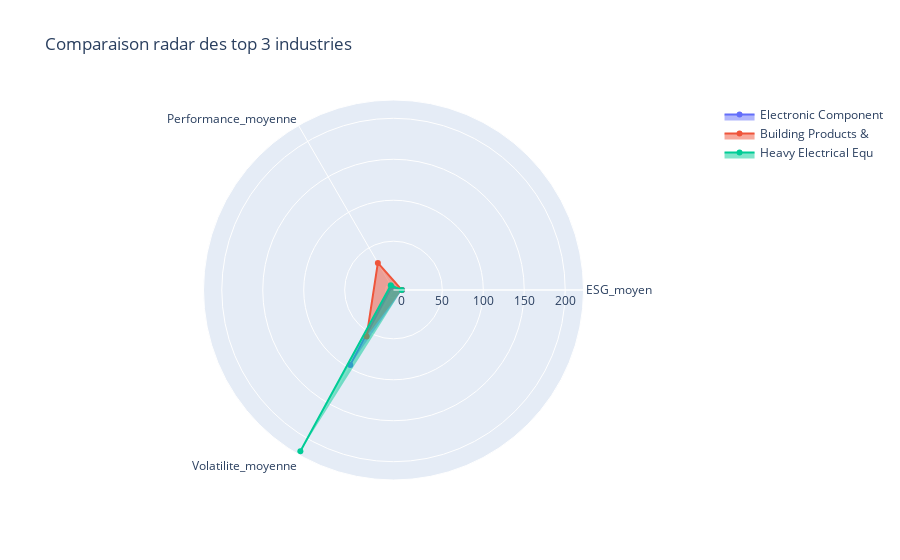

This figure's notebook cell:
### Markdown cell above
### BENCHMARKING SECTORIEL AVANCÉ

### Code cell
if 'gicSubindustry' in data.columns:
    # Création d'un tableau de bord sectoriel
    sector_metrics = []
    
    for industry in data['gicSubindustry'].unique():
        industry_data = data[data['gicSubindustry'] == industry]
        
        metrics = {
            'Industrie': industry,
            'Nombre_entreprises': len(industry_data),
            'ESG_moyen': industry_data['Company_ESG_pulse'].mean() if 'Company_ESG_pulse' in data.columns else None,
            'ESG_median': industry_data['Company_ESG_pulse'].median() if 'Company_ESG_pulse' in data.columns else None,
            'Performance_moyenne': industry_data['52w_change price percent'].mean() if '52w_change price percent' in data.columns else None,
            'Volatilite_moyenne': industry_data['Price_volatility'].mean() if 'Price_volatility' in data.columns else None,
            'Market_Cap_moyenne': industry_data['Market Cap'].mean() if 'Market Cap' in data.columns else None
        }
        sector_metrics.append(metrics)
    
    sector_df = pd.DataFrame(sector_metrics)
    sector_df = sector_df.sort_values('ESG_moyen', ascending=False, na_position='last')
    
    print("Tableau de bord sectoriel:")
    print(sector_df)
    
    # Visualisation radar pour comparaison sectorielle
    if len(sector_df) >= 2:
        # Sélection des top 3 industries
        top_industries = sector_df.head(3)
        
        categories = ['ESG_moyen', 'Performance_moyenne', 'Volatilite_moyenne']
        available_categories = [cat for cat in categories if top_industries[cat].notna().any()]
        
        if len(available_categories) >= 2:
            fig = go.Figure()
            
            for idx, row in top_industries.iterrows():
                values = [row[cat] if pd.notna(row[cat]) else 0 for cat in available_categories]
                
                fig.add_trace(go.Scatterpolar(
                    r=values,
                    theta=available_categories,
                    fill='toself',
                    name=row['Industrie'][:20]  # Tronquer le nom si trop long
                ))
            
            fig.update_layout(
                polar=dict(
                    radialaxis=dict(
                        visible=True,
                    )),
                showlegend=True,
                title="Comparaison radar des top 3 industries"
            )
            
            fig.show()

### Figure 1 — Plotly figure (JSON) as saved in the notebook; plotly's stock layout.template omitted (floating-point values rounded to 4 significant figures)
{"data": [{"fill": "toself", "name": "Electronic Component", "r": [0.9371, -5.01, 95.95], "theta": ["ESG_moyen", "Performance_moyenne", "Volatilite_moyenne"], "type": "scatterpolar"}, {"fill": "toself", "name": "Building Products & ", "r": [0.577, 28.59, 56.08], "theta": ["ESG_moyen", "Performance_moyenne", "Volatilite_moyenne"], "type": "scatterpolar"}, {"fill": "toself", "name": "Heavy Electrical Equ", "r": [0.4546, -2.888, 217.8], "theta": ["ESG_moyen", "Performance_moyenne", "Volatilite_moyenne"], "type": "scatterpolar"}], "layout": {"autosize": true, "polar": {"angularaxis": {"type": "category"}, "radialaxis": {"autorange": true, "range": [-15.14, 227.9], "type": "linear", "visible": true}}, "showlegend": true, "title": {"text": "Comparaison radar des top 3 industries"}}}
